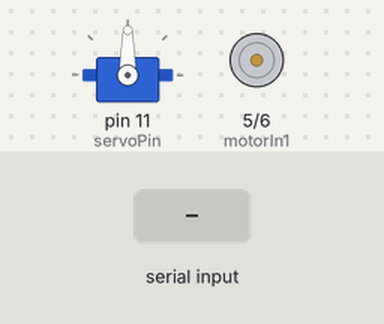
The sketch below on a simulated Arduino Uno, built with avr-gcc and run on an emulated ATmega328P. Shown: servo, motor-driver pin pairs drawn as motors (green arrow = first pin HIGH = forward, orange = second pin HIGH = backward, longer = more drive, scaled by the enable pin). The test bench sets the inputs (shaded band).

Above: at 1.2 s.
1.3 s: "F" received over Serial
At 1.7 s:
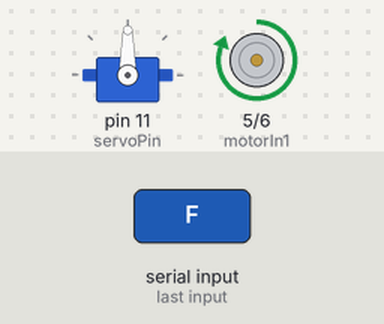
2.8 s: "B" received over Serial
At 4.0 s:
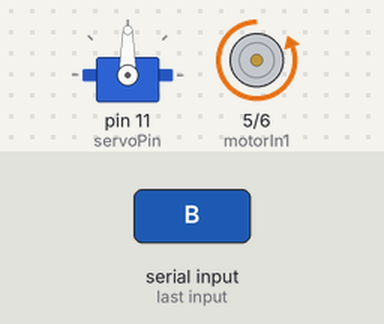
4.3 s: "L" received over Serial
At 5.2 s:
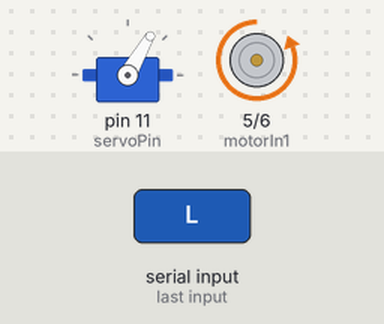
5.8 s: "S" received over Serial
At 6.3 s:
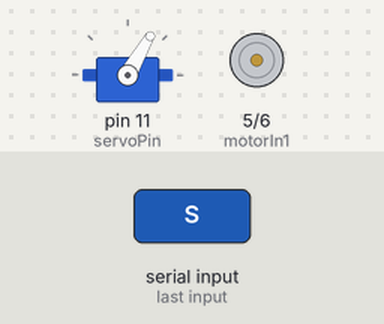
7.3 s: "R" received over Serial
At 8.5 s:
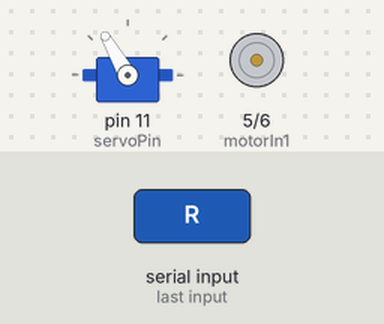
8.8 s: "C" received over Serial
At 9.8 s:
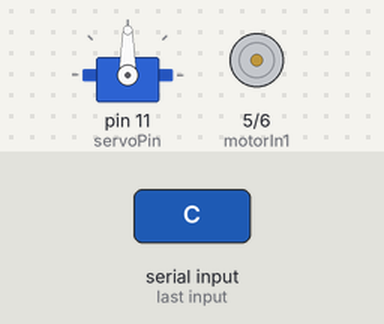
Timing chart, 0 to 11.3 s (numbered marks = the images above; inputs shaded):
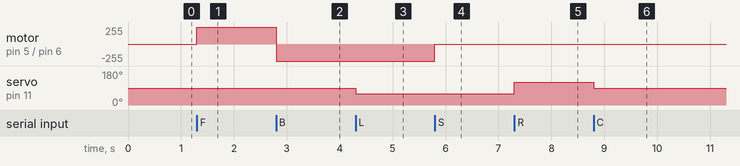

The sketch:

sketch_mar28a.ino
```cpp
#include <Servo.h>

// L293D Control Pins
const int motorEnable = 3; // PWM Pin for speed (optional)
const int motorIn1 = 5;    // Logic Forward
const int motorIn2 = 6;    // Logic Backward

// Sensor & Servo Pins
const int trigPin = 9;
const int echoPin = 10;
const int servoPin = 11;

Servo steeringServo;
char command;
bool autoMode = false;

void setup() {
  Serial.begin(9600);
  pinMode(motorIn1, OUTPUT);
  pinMode(motorIn2, OUTPUT);
  pinMode(motorEnable, OUTPUT);
  pinMode(trigPin, OUTPUT);
  pinMode(echoPin, INPUT);

  digitalWrite(motorEnable, HIGH); // Set motor to full speed
  steeringServo.attach(servoPin);
  steeringServo.write(90); // Center steering
}

void loop() {
  if (Serial.available() > 0) {
    command = Serial.read();
    executeCommand(command);
  }

  if (autoMode) {
    checkObstacles();
  }
}

void executeCommand(char cmd) {
  switch (cmd) {
    case 'F': forward(); break;
    case 'B': backward(); break;
    case 'S': stopRover(); break;
    case 'L': steeringServo.write(60);  break; // Turn Left
    case 'R': steeringServo.write(120); break; // Turn Right
    case 'C': steeringServo.write(90);  break; // Center
    case 'W': autoMode = true; break;
    case 'w': autoMode = false; break;
  }
}

void forward() {
  digitalWrite(motorIn1, HIGH);
  digitalWrite(motorIn2, LOW);
}

void backward() {
  digitalWrite(motorIn1, LOW);
  digitalWrite(motorIn2, HIGH);
}

void stopRover() {
  digitalWrite(motorIn1, LOW);
  digitalWrite(motorIn2, LOW);
}

void checkObstacles() {
  long duration, distance;
  digitalWrite(trigPin, LOW);
  delayMicroseconds(2);
  digitalWrite(trigPin, HIGH);
  delayMicroseconds(10);
  digitalWrite(trigPin, LOW);
  duration = pulseIn(echoPin, HIGH);
  distance = duration * 0.034 / 2;

  if (distance < 25 && distance > 0) {
    stopRover();
    delay(200);
    backward();
    delay(500);
    stopRover();
  }
}
```

Measured:
- after the input at 1.3 s, motor on pin 5 (motorIn1) / pin 6 (motorIn2): stopped → forward 255/255 at once
- after the input at 2.8 s, motor on pin 5 (motorIn1) / pin 6 (motorIn2): forward 255/255 → backward 255/255 at once
- after the input at 4.3 s, servo on pin 11 (servoPin): 90° → 60° at once
- after the input at 5.8 s, motor on pin 5 (motorIn1) / pin 6 (motorIn2): backward 255/255 → stopped at once
- after the input at 7.3 s, servo on pin 11 (servoPin): 60° → 120° at once
- after the input at 8.8 s, servo on pin 11 (servoPin): 120° → 90° at once
